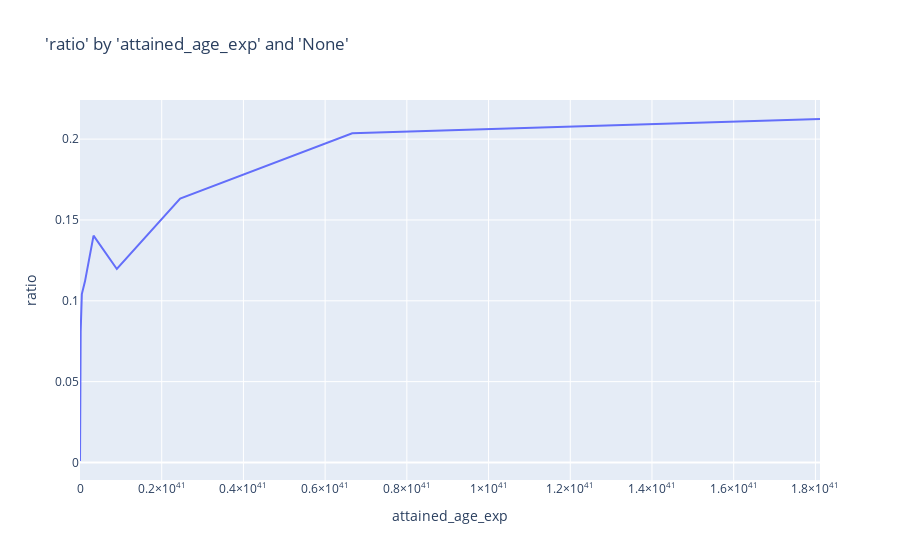

The code cell stored with this chart in its notebook:
### Code cell
charters.chart(
    df=model_data,
    x_axis="attained_age_exp",
    y_axis="ratio",
    color=None,
    type="line",
    numerator="death_claim_amount",
    denominator="amount_exposed",
    y_log=False,
)

### Figure 1 — Plotly figure (JSON) as saved in the notebook; plotly's stock layout.template omitted (floating-point values rounded to 4 significant figures)
{"data": [{"hovertemplate": "attained_age_exp=%{x}<br>ratio=%{y}<extra></extra>", "legendgroup": "", "line": {"color": "#636efa", "dash": "solid"}, "marker": {"symbol": "circle"}, "mode": "lines", "name": "", "orientation": "v", "showlegend": false, "type": "scatter", "x": [5.185e+21, 1.409e+22, 3.831e+22, 1.041e+23, 2.831e+23, 7.695e+23, 2.092e+24, 5.686e+24, 1.546e+25, 4.201e+25, 1.142e+26, 3.104e+26, 8.438e+26, 2.294e+27, 6.235e+27, 1.695e+28, 4.607e+28, 1.252e+29, 3.404e+29, 9.254e+29, 2.515e+30, 6.838e+30, 1.859e+31, 5.052e+31, 1.373e+32, 3.733e+32, 1.015e+33, 2.759e+33, 7.498e+33, 2.038e+34, 5.541e+34, 1.506e+35, 4.094e+35, 1.113e+36, 3.025e+36, 8.223e+36, 2.235e+37, 6.076e+37, 1.652e+38, 4.49e+38, 1.22e+39, 3.317e+39, 9.018e+39, 2.451e+40, 6.663e+40, 1.811e+41], "xaxis": "x", "y": [0.0009063, 0.001123, 0.001123, 0.001233, 0.001296, 0.001327, 0.001524, 0.001546, 0.00207, 0.002333, 0.002666, 0.002822, 0.003121, 0.003625, 0.003691, 0.00433, 0.005121, 0.005853, 0.006312, 0.006924, 0.007293, 0.008572, 0.009118, 0.01087, 0.01244, 0.01464, 0.01656, 0.01945, 0.02166, 0.02672, 0.02911, 0.03062, 0.03527, 0.0441, 0.0445, 0.04816, 0.06695, 0.06864, 0.08084, 0.1041, 0.112, 0.1403, 0.1197, 0.1633, 0.2036, 0.2124], "yaxis": "y"}], "layout": {"autosize": true, "legend": {"tracegroupgap": 0}, "title": {"text": "'ratio' by 'attained_age_exp' and 'None'"}, "xaxis": {"anchor": "y", "autorange": true, "domain": [0, 1], "range": [5.185e+21, 1.811e+41], "title": {"text": "attained_age_exp"}, "type": "linear"}, "yaxis": {"anchor": "x", "autorange": true, "domain": [0, 1], "range": [-0.01085, 0.2242], "title": {"text": "ratio"}, "type": "linear"}}}
